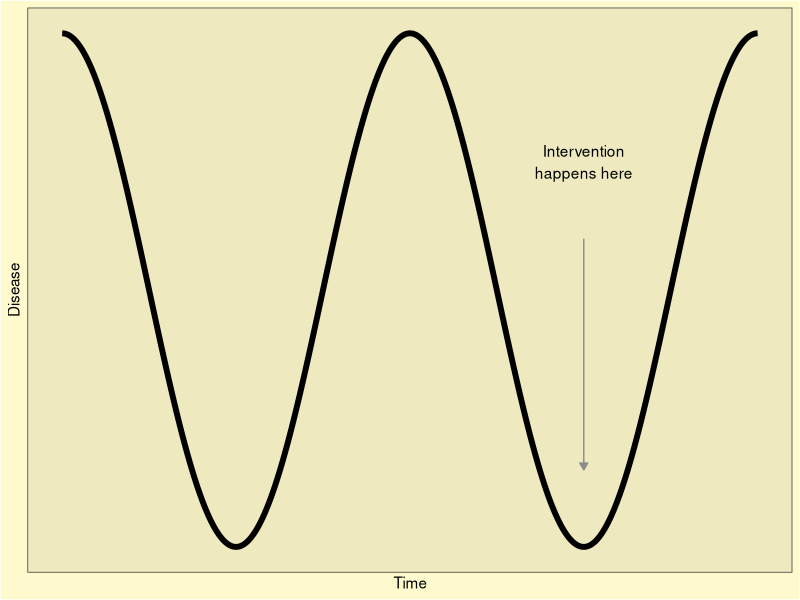
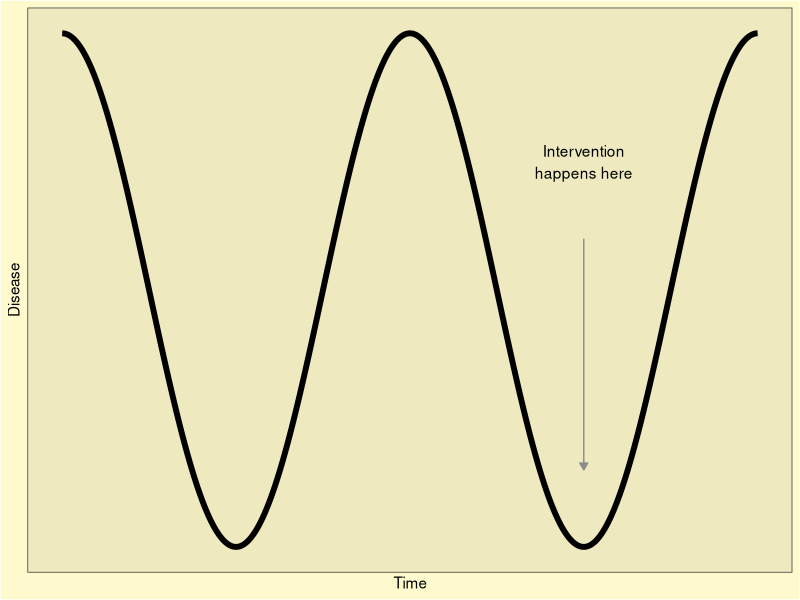

These charts were generated, in order, by the following R code:
# plot simple seasonal change

library(ggplot2)

# data
time = seq(0, 48, 0.1)
seas = cos(time * 2 * pi / 24)
frame = data.frame(time = time, seas = seas)

# label and arrow
label = data.frame(time = 36, seas = 0.5, label = 'Intervention\nhappens here')
arrow = data.frame(x = 36, y = 0.2, xend = 36, yend = -0.7)

# plot
bcolor2 = '#FFFACD' # lemonchiffon
bcolor1 = '#EEE9BF' # lemonchiffon2
splot = ggplot(data = frame, aes(x = time, y = seas)) +
  geom_line(size = 2) +
  theme_bw() +
  theme(
    plot.background = element_rect(fill = bcolor2),
    panel.background = element_rect(fill = bcolor1)
  ) +
  geom_text(data = label, aes(x = time, y = seas, label = label)) +
  geom_segment(
    data = arrow,
    aes(x = x, y = y, xend = xend, yend = yend),
    arrow = arrow(length = unit(0.2, "cm"), type = "closed"),
    col = 'grey55'
  ) +
  scale_x_continuous(breaks = NULL) +
  scale_y_continuous(breaks = NULL) +
  xlab('Time') +
  ylab('Disease')

splot

ggsave(
  filename = 'figures/season.jpg',
  plot = splot,
  width = 4.5,
  height = 4,
  units = 'in',
  dpi = 400
)
